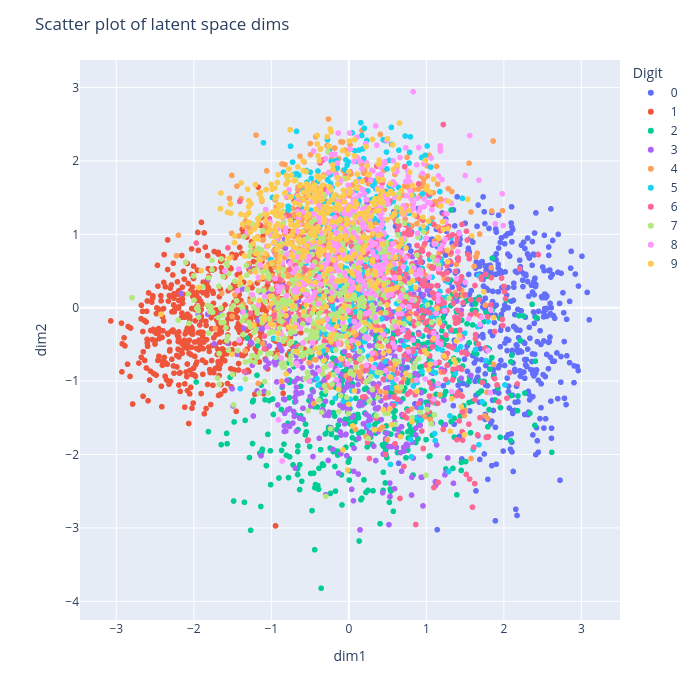

Notebook code cell kept with this figure:
### Code cell
@t.inference_mode()
def visualise_input(
    model: Autoencoder,
    dataset: Dataset,
) -> None:
    '''
    Visualises (in the form of a scatter plot) the input data in the latent space, along the first two dims.
    '''
    # First get the model images' latent vectors, along first 2 dims
    imgs = t.stack([batch for batch, label in dataset]).to(device)
    latent_vectors, *_ = model.sample_latent_vector(imgs)
    
    
    if latent_vectors.ndim == 3: latent_vectors = latent_vectors[0] # useful for VAEs later
    latent_vectors = latent_vectors[:, :2].cpu().numpy()
    labels = [str(label) for img, label in dataset]
    
    # Make a dataframe for scatter (px.scatter is more convenient to use when supplied with a dataframe)
    df = pd.DataFrame({"dim1": latent_vectors[:, 0], "dim2": latent_vectors[:, 1], "label": labels})
    df = df.sort_values(by="label")
    fig = px.scatter(df, x="dim1", y="dim2", color="label")
    fig.update_layout(height=700, width=700, title="Scatter plot of latent space dims", legend_title="Digit")
    data_range = df["dim1"].max() - df["dim1"].min()

    # Add images to the scatter plot (optional)
    # output_on_data_to_plot = model.encoder(HOLDOUT_DATA.to(device))[:, :2].cpu()
    # if output_on_data_to_plot.ndim == 3: output_on_data_to_plot = output_on_data_to_plot[0] # useful for VAEs; see later
    # data_translated = (HOLDOUT_DATA.cpu().numpy() * 0.3081) + 0.1307
    # data_translated = (255 * data_translated).astype(np.uint8).squeeze()
    # for i in range(10):
    #     x, y = output_on_data_to_plot[i]
    #     fig.add_layout_image(
    #         source=Image.fromarray(data_translated[i]).convert("L"),
    #         xref="x", yref="y",
    #         x=x, y=y,
    #         xanchor="right", yanchor="top",
    #         sizex=data_range/15, sizey=data_range/15,
    #     )
    fig.show()


small_dataset = Subset(get_dataset("MNIST"), indices=range(0, 5000))    
visualise_input(trainer.model, small_dataset)

### Figure 1 — Plotly figure (JSON) as saved in the notebook; plotly's stock layout.template omitted (floating-point values rounded to 4 significant figures; data arrays with more than 128 entries replaced by an {"elided": "..."} marker saying what was removed)
{"data": [{"hovertemplate": "label=0<br>dim1=%{x}<br>dim2=%{y}<extra></extra>", "legendgroup": "0", "marker": {"color": "#636efa", "symbol": "circle"}, "mode": "markers", "name": "0", "showlegend": true, "type": "scattergl", "x": {"elided": "479 float values"}, "xaxis": "x", "y": {"elided": "479 float values"}, "yaxis": "y"}, {"hovertemplate": "label=1<br>dim1=%{x}<br>dim2=%{y}<extra></extra>", "legendgroup": "1", "marker": {"color": "#EF553B", "symbol": "circle"}, "mode": "markers", "name": "1", "showlegend": true, "type": "scattergl", "x": {"elided": "563 float values"}, "xaxis": "x", "y": {"elided": "563 float values"}, "yaxis": "y"}, {"hovertemplate": "label=2<br>dim1=%{x}<br>dim2=%{y}<extra></extra>", "legendgroup": "2", "marker": {"color": "#00cc96", "symbol": "circle"}, "mode": "markers", "name": "2", "showlegend": true, "type": "scattergl", "x": {"elided": "488 float values"}, "xaxis": "x", "y": {"elided": "488 float values"}, "yaxis": "y"}, {"hovertemplate": "label=3<br>dim1=%{x}<br>dim2=%{y}<extra></extra>", "legendgroup": "3", "marker": {"color": "#ab63fa", "symbol": "circle"}, "mode": "markers", "name": "3", "showlegend": true, "type": "scattergl", "x": {"elided": "493 float values"}, "xaxis": "x", "y": {"elided": "493 float values"}, "yaxis": "y"}, {"hovertemplate": "label=4<br>dim1=%{x}<br>dim2=%{y}<extra></extra>", "legendgroup": "4", "marker": {"color": "#FFA15A", "symbol": "circle"}, "mode": "markers", "name": "4", "showlegend": true, "type": "scattergl", "x": {"elided": "535 float values"}, "xaxis": "x", "y": {"elided": "535 float values"}, "yaxis": "y"}, {"hovertemplate": "label=5<br>dim1=%{x}<br>dim2=%{y}<extra></extra>", "legendgroup": "5", "marker": {"color": "#19d3f3", "symbol": "circle"}, "mode": "markers", "name": "5", "showlegend": true, "type": "scattergl", "x": {"elided": "434 float values"}, "xaxis": "x", "y": {"elided": "434 float values"}, "yaxis": "y"}, {"hovertemplate": "label=6<br>dim1=%{x}<br>dim2=%{y}<extra></extra>", "legendgroup": "6", "marker": {"color": "#FF6692", "symbol": "circle"}, "mode": "markers", "name": "6", "showlegend": true, "type": "scattergl", "x": {"elided": "501 float values"}, "xaxis": "x", "y": {"elided": "501 float values"}, "yaxis": "y"}, {"hovertemplate": "label=7<br>dim1=%{x}<br>dim2=%{y}<extra></extra>", "legendgroup": "7", "marker": {"color": "#B6E880", "symbol": "circle"}, "mode": "markers", "name": "7", "showlegend": true, "type": "scattergl", "x": {"elided": "550 float values"}, "xaxis": "x", "y": {"elided": "550 float values"}, "yaxis": "y"}, {"hovertemplate": "label=8<br>dim1=%{x}<br>dim2=%{y}<extra></extra>", "legendgroup": "8", "marker": {"color": "#FF97FF", "symbol": "circle"}, "mode": "markers", "name": "8", "showlegend": true, "type": "scattergl", "x": {"elided": "462 float values"}, "xaxis": "x", "y": {"elided": "462 float values"}, "yaxis": "y"}, {"hovertemplate": "label=9<br>dim1=%{x}<br>dim2=%{y}<extra></extra>", "legendgroup": "9", "marker": {"color": "#FECB52", "symbol": "circle"}, "mode": "markers", "name": "9", "showlegend": true, "type": "scattergl", "x": {"elided": "495 float values"}, "xaxis": "x", "y": {"elided": "495 float values"}, "yaxis": "y"}], "layout": {"height": 700, "legend": {"title": {"text": "Digit"}, "tracegroupgap": 0}, "margin": {"t": 60}, "title": {"text": "Scatter plot of latent space dims"}, "width": 700, "xaxis": {"anchor": "y", "autorange": true, "domain": [0, 1], "range": [-3.469, 3.498], "title": {"text": "dim1"}, "type": "linear"}, "yaxis": {"anchor": "x", "autorange": true, "domain": [0, 1], "range": [-4.254, 3.375], "title": {"text": "dim2"}, "type": "linear"}}}
